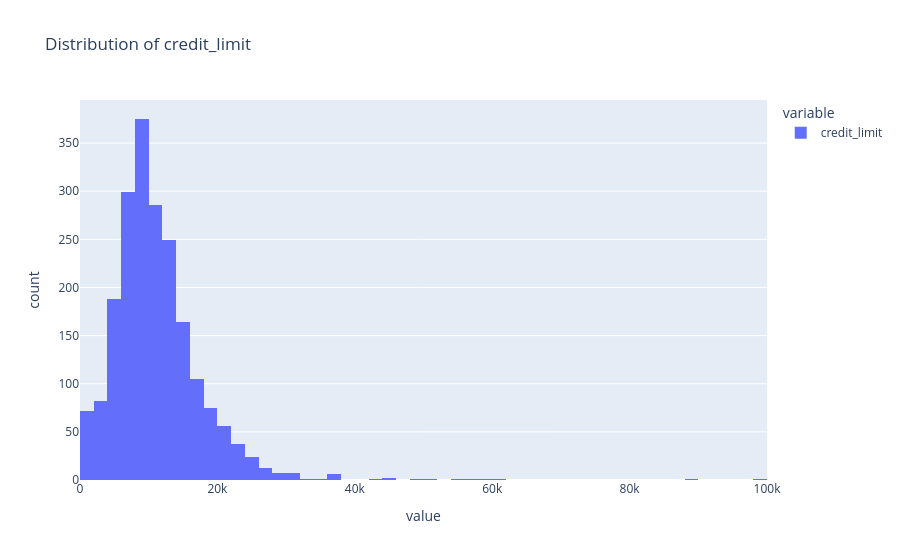
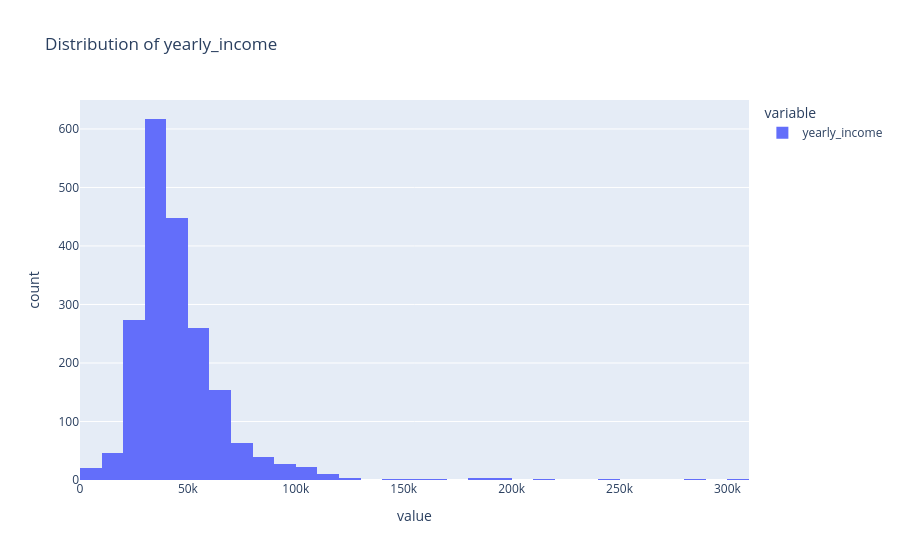
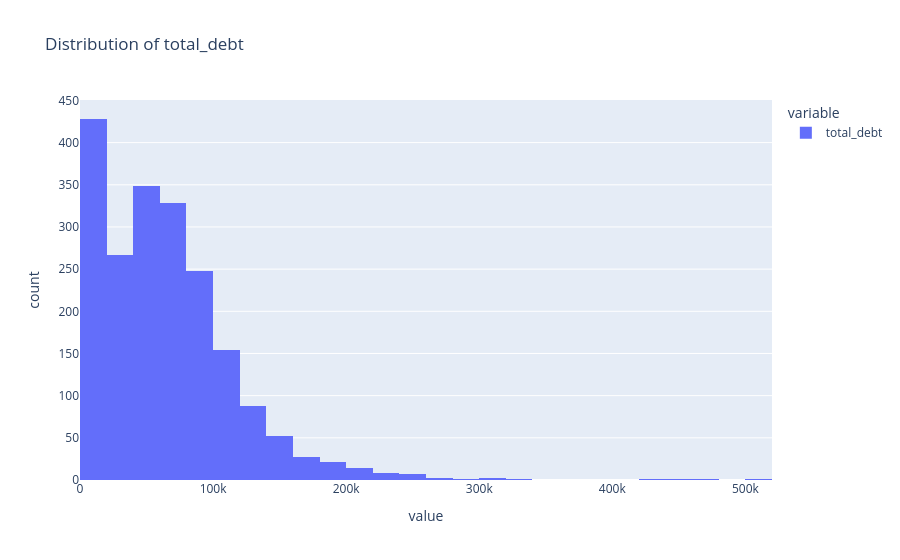

The cell these charts' notebook holds for them, in order:
### Markdown cell above
### 2.3 Distribution of the regression target and key predictors

Financial quantities (income, debt, credit limit) are usually right-skewed / log-normal. Check skew before deciding whether to log-transform for the linear model.

### Code cell
monetary_cols = {
    "credit_limit": credit_cards["credit_limit"],
    "yearly_income": users["yearly_income"],
    "total_debt": users["total_debt"],
}
for name, series in monetary_cols.items():
    print(f"{name}: skew={series.skew():.2f}, mean={series.mean():.0f}, median={series.median():.0f}")
    fig = px.histogram(series, nbins=50, title=f"Distribution of {name}")
    fig.show()

### Figure 1 — Plotly figure (JSON) as saved in the notebook; plotly's stock layout.template omitted (floating-point values rounded to 4 significant figures; data arrays with more than 128 entries replaced by an {"elided": "..."} marker saying what was removed)
{"data": [{"bingroup": "x", "hovertemplate": "variable=credit_limit<br>value=%{x}<br>count=%{y}<extra></extra>", "legendgroup": "credit_limit", "marker": {"color": "#636efa", "pattern": {"shape": ""}}, "name": "credit_limit", "nbinsx": 50, "orientation": "v", "showlegend": true, "type": "histogram", "x": {"elided": "2057 float values"}, "xaxis": "x", "yaxis": "y"}], "layout": {"barmode": "relative", "legend": {"title": {"text": "variable"}, "tracegroupgap": 0}, "title": {"text": "Distribution of credit_limit"}, "xaxis": {"anchor": "y", "domain": [0.0, 1.0], "title": {"text": "value"}}, "yaxis": {"anchor": "x", "domain": [0.0, 1.0], "title": {"text": "count"}}}}

### Figure 2 — Plotly figure (JSON) as saved in the notebook; plotly's stock layout.template omitted (floating-point values rounded to 4 significant figures; data arrays with more than 128 entries replaced by an {"elided": "..."} marker saying what was removed)
{"data": [{"bingroup": "x", "hovertemplate": "variable=yearly_income<br>value=%{x}<br>count=%{y}<extra></extra>", "legendgroup": "yearly_income", "marker": {"color": "#636efa", "pattern": {"shape": ""}}, "name": "yearly_income", "nbinsx": 50, "orientation": "v", "showlegend": true, "type": "histogram", "x": {"elided": "2000 float values"}, "xaxis": "x", "yaxis": "y"}], "layout": {"barmode": "relative", "legend": {"title": {"text": "variable"}, "tracegroupgap": 0}, "title": {"text": "Distribution of yearly_income"}, "xaxis": {"anchor": "y", "domain": [0.0, 1.0], "title": {"text": "value"}}, "yaxis": {"anchor": "x", "domain": [0.0, 1.0], "title": {"text": "count"}}}}

### Figure 3 — Plotly figure (JSON) as saved in the notebook; plotly's stock layout.template omitted (floating-point values rounded to 4 significant figures; data arrays with more than 128 entries replaced by an {"elided": "..."} marker saying what was removed)
{"data": [{"bingroup": "x", "hovertemplate": "variable=total_debt<br>value=%{x}<br>count=%{y}<extra></extra>", "legendgroup": "total_debt", "marker": {"color": "#636efa", "pattern": {"shape": ""}}, "name": "total_debt", "nbinsx": 50, "orientation": "v", "showlegend": true, "type": "histogram", "x": {"elided": "2000 float values"}, "xaxis": "x", "yaxis": "y"}], "layout": {"barmode": "relative", "legend": {"title": {"text": "variable"}, "tracegroupgap": 0}, "title": {"text": "Distribution of total_debt"}, "xaxis": {"anchor": "y", "domain": [0.0, 1.0], "title": {"text": "value"}}, "yaxis": {"anchor": "x", "domain": [0.0, 1.0], "title": {"text": "count"}}}}
